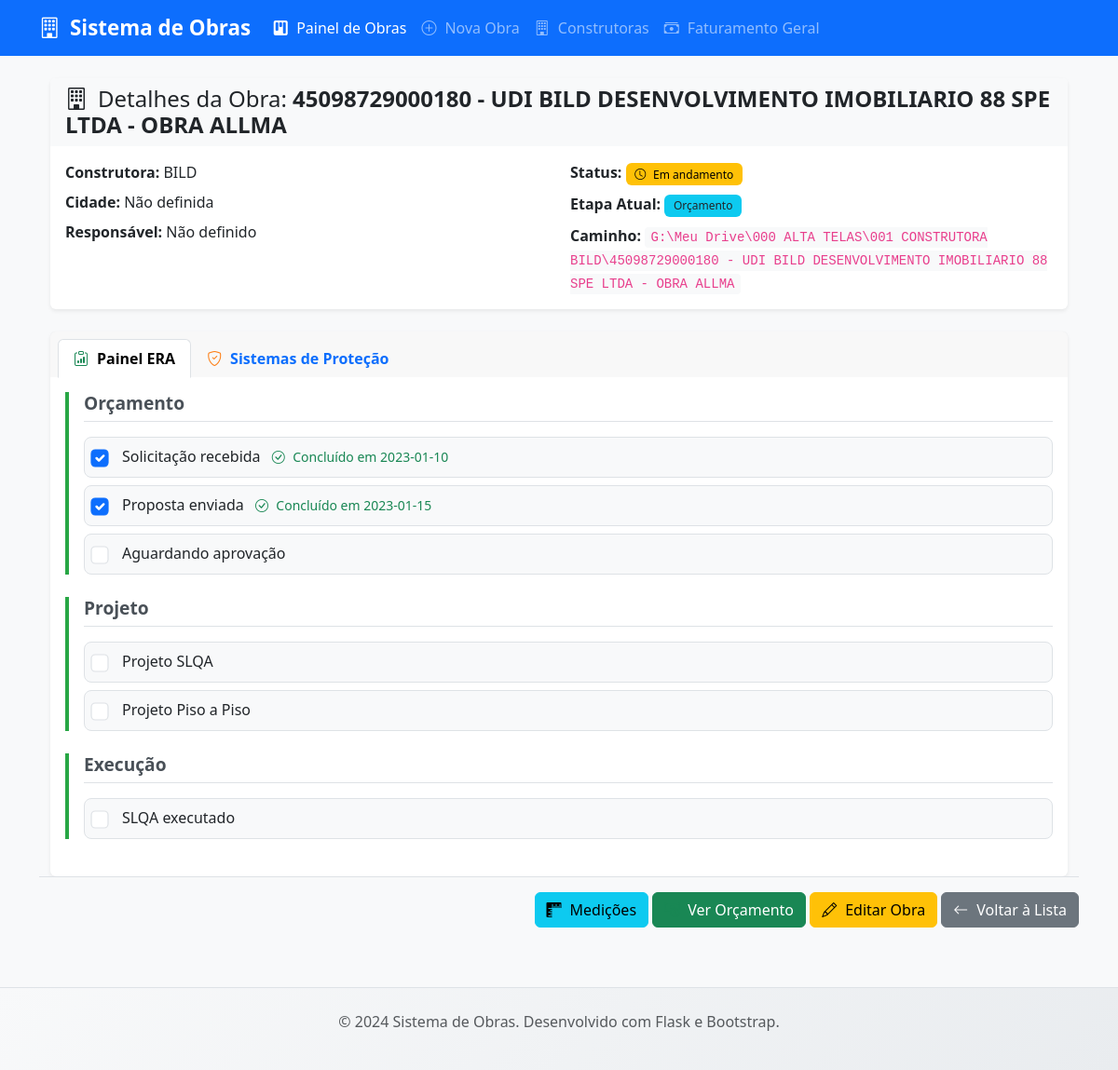
Page /obra/31 on the committed database.
### tables this page shows
CREATE TABLE obras (
            id INTEGER PRIMARY KEY AUTOINCREMENT,
            nome TEXT NOT NULL,
            construtora_id INTEGER NOT NULL,
            cidade TEXT NOT NULL,
            estado TEXT,
            endereco TEXT,
            responsavel TEXT,
            telefone_responsavel TEXT,
            email_responsavel TEXT,
            data_inicio DATE,
            data_prevista_fim DATE,
            status TEXT DEFAULT 'Em andamento',
            caminho_pasta TEXT,
            observacoes TEXT,
            data_cadastro TIMESTAMP DEFAULT CURRENT_TIMESTAMP, etapa_atual TEXT DEFAULT 'Orçamento', anotacoes TEXT, cnpj TEXT, numero TEXT, bairro TEXT, cep TEXT, uf TEXT, cno TEXT,
            FOREIGN KEY (construtora_id) REFERENCES construtoras (id)
        );

CREATE TABLE construtoras (
            id INTEGER PRIMARY KEY AUTOINCREMENT,
            nome TEXT NOT NULL UNIQUE,
            codigo TEXT NOT NULL UNIQUE,
            razao_social TEXT,
            cnpj TEXT UNIQUE,
            data_cadastro TIMESTAMP DEFAULT CURRENT_TIMESTAMP
        );

### app.py (the view)
@app.route('/obra/<int:id>')
def visualizar_obra(id):
    obra = Obra.find_by_id(id)
    if not obra:
        flash('Obra não encontrada.', 'danger')
        return redirect(url_for('index'))
    etapas_organizadas = {
        'Orçamento': [
            {'item': 'Solicitação recebida', 'concluido': True,
                'data_conclusao': '2023-01-10', 'responsavel': 'Admin', 'observacoes': ''},
            {'item': 'Proposta enviada', 'concluido': True, 'data_conclusao': '2023-01-15',
                'responsavel': 'Admin', 'observacoes': 'Aguardando feedback.'},
            {'item': 'Aguardando aprovação', 'concluido': False,
                'data_conclusao': None, 'responsavel': '', 'observacoes': ''}
        ],
        'Projeto': [
            {'item': 'Projeto SLQA', 'concluido': False,
                'data_conclusao': None, 'responsavel': '', 'observacoes': ''},
            {'item': 'Projeto Piso a Piso', 'concluido': False,
                'data_conclusao': None, 'responsavel': '', 'observacoes': ''}
        ],
        'Execução': [
            {'item': 'SLQA executado', 'concluido': False,
                'data_conclusao': None, 'responsavel': '', 'observacoes': ''}
        ]
    }
    sistemas_obra = [
        {'id': 1, 'nome': 'SLQA', 'descricao': 'Sistema de Linhas de Ancoragem',
            'status': 'Em andamento'},
        {'id': 2, 'nome': 'Piso a Piso',
            'descricao': 'Proteção de vãos entre pavimentos', 'status': 'Pendente'}
    ]
    return render_template('visualizar_obra.html',
                           obra=dict(obra),
                           etapas_organizadas=etapas_organizadas,
                           sistemas_obra=sistemas_obra)

### database.py (called while the page is built)
def get_db_connection():
    conn = sqlite3.connect(DATABASE_PATH)
    conn.row_factory = sqlite3.Row
    conn.execute("PRAGMA foreign_keys = ON;")
    return conn

### models/obra_model.py (called while the page is built)
    @staticmethod
    def find_by_id(obra_id):
        conn = get_db_connection()
        query = """
            SELECT o.*, c.nome as construtora_nome
            FROM obras o
            JOIN construtoras c ON o.construtora_id = c.id
            WHERE o.id = ?
        """
        obra_row = conn.execute(query, (obra_id,)).fetchone()
        conn.close()
        if obra_row:
            return Obra(**obra_row)
        return None

### templates/visualizar_obra.html (shortened to what this page needs)
{% extends "base.html" %}
{% block content %}
<div class="container-fluid mt-4">
    <div class="card mb-4 shadow-sm">
        <div class="card-header bg-light">
            <h4 class="mb-0">
                <i class="bi bi-building"></i> Detalhes da Obra: <strong>{{ obra.nome }}</strong>
            </h4>
        </div>
        <div class="card-body">
            <div class="row">
                <div class="col-md-6">
                    <p class="mb-2"><strong>Construtora:</strong> {{ obra.construtora_nome }}</p>
                    <p class="mb-2"><strong>Cidade:</strong> {{ obra.cidade or 'Não informada' }}</p>
                    <p class="mb-2"><strong>Responsável:</strong> {{ obra.responsavel or 'Não definido' }}</p>
                </div>
                <div class="col-md-6">
                    <p class="mb-2">
                        <strong>Status:</strong>
                        {% if obra.status == 'Em andamento' %}
                        <span class="badge bg-warning text-dark"><i class="bi bi-clock"></i> {{ obra.status }}</span>
                        {% elif obra.status == 'Concluído' %}
                        <span class="badge bg-success"><i class="bi bi-check-circle"></i> {{ obra.status }}</span>
                        {% else %}
                        <span class="badge bg-secondary">{{ obra.status }}</span>
                        {% endif %}
                    </p>
                    <p class="mb-2">
                        <strong>Etapa Atual:</strong>
                        <span class="badge bg-info text-dark">{{ obra.etapa_atual }}</span>
                    </p>
                    <p class="mb-0">
                        <strong>Caminho:</strong>
                        <code class="small user-select-all">{{ obra.caminho_pasta }}</code>
                    </p>
                </div>
            </div>
        </div>
    </div>
    <div class="card shadow-sm">
        <div class="card-header">
            <ul class="nav nav-tabs card-header-tabs">
                <li class="nav-item">
                    <a class="nav-link active" data-bs-toggle="tab" href="#era"><i class="bi bi-clipboard-data"></i>
                        Painel ERA</a>
                </li>
                <li class="nav-item">
                    <a class="nav-link" data-bs-toggle="tab" href="#sistemas"><i class="bi bi-shield-check"></i>
                        Sistemas de Proteção</a>
                </li>
            </ul>
        </div>
        <div class="card-body">
            <div class="tab-content">
                <div class="tab-pane fade show active" id="era">
                    {% for etapa_cat, itens in etapas_organizadas.items() %}
                    <div class="etapa-categoria mb-4">
                        <h5 class="etapa-titulo border-bottom pb-2 mb-3">{{ etapa_cat }}</h5>
                        <div class="etapa-itens">
                            {% for item in itens %}
                            <div class="etapa-item mb-2 p-2 border rounded-3">
                                <div class="form-check d-flex align-items-center">
                                    <input class="form-check-input etapa-checkbox me-3" type="checkbox"
                                        id="etapa_{{ loop.index }}" {% if item.concluido %}checked{% endif %}>
                                    <label class="form-check-label flex-grow-1" for="etapa_{{ loop.index }}">
                                        {{ item.item }}
                                        {% if item.concluido %}
                                        <small class="text-success ms-2"><i class="bi bi-check-circle"></i> Concluído em
                                            {{ item.data_conclusao.split(' ')[0] }}</small>
                                        {% endif %}
                                    </label>
                                </div>
                            </div>
                            {% endfor %}
                        </div>
                    </div>
                    {% endfor %}
                </div>
            </div>
        </div>
    </div>
</div>
<div class="card-footer text-end sticky-bottom bg-light py-3 border-top">
    <a href="{{ url_for('medicoes.listar_e_adicionar', obra_id=obra.id) }}" class="btn btn-info">
        <i class="bi bi-rulers"></i> Medições
    </a>
    <a href="{{ url_for('orcamento_bp.detalhar_orcamento', obra_id=obra.id) }}" class="btn btn-success">
        <i class="bi bi-cash-coin"></i> Ver Orçamento
    </a>
    <a href="{{ url_for('editar_obra', id=obra.id) }}" class="btn btn-warning">
        <i class="bi bi-pencil"></i> Editar Obra
    </a>
    <a href="{{ url_for('index') }}" class="btn btn-secondary">
        <i class="bi bi-arrow-left"></i> Voltar à Lista
    </a>
</div>
{% endblock %}

### static/style.css (style rules this page uses)
body { background-color: #f8f9fa; font-family: 'Segoe UI', Tahoma, Geneva, Verdana, sans-serif; }
.card { border: none; box-shadow: 0 2px 10px rgba(0,0,0,0.1); transition: all 0.3s ease; }
.card-header { border-bottom: none; font-weight: 600; }
.btn { border-radius: 6px; font-weight: 500; transition: all 0.3s ease; }
.badge { font-weight: 500; padding: 0.5em 0.8em; }
.bi { margin-right: 0.3rem; }
code { background-color: #f8f9fa; color: #e83e8c; padding: 0.2rem 0.4rem; border-radius: 4px; font-size: 0.9em; }
.etapa-categoria { border-left: 4px solid #28a745; padding-left: 1rem; }
.etapa-titulo { font-size: 1.2rem; font-weight: 600; margin-bottom: 1rem; color: #495057; }
.etapa-item { background-color: #f8f9fa; transition: all 0.2s ease; }
.etapa-checkbox { transform: scale(1.2); }
.etapa-checkbox:checked { animation: checkmark 0.3s ease-in-out; }
.badge.bg-warning { background-color: #ffc107 !important; color: #000 !important; }
.badge.bg-info { background-color: #0dcaf0 !important; }
code.small { background-color: #f8f9fa; color: #e83e8c; padding: 0.2rem 0.4rem; border-radius: 4px; font-size: 0.875rem; }
.bi-cash-coin { color: #198754; }
.bi-check-circle { color: #198754; }
.bi-shield-check { color: #fd7e14; }
.bi-clipboard-data { color: #198754; }

### rows in the picture
obras: nome "45098729000180 - UDI BILD DESENVOLVIMENTO IMOBILIARIO 88 SPE LTDA - OBRA ALLMA", cidade "Não definida", status "Em andamento", etapa_atual "Orçamento", caminho_pasta "G:\\Meu Drive\\000 ALTA TELAS\\001 CONSTRUTORA BILD\\45098729000180 - UDI BILD DESENVOLVIMENTO IMOBILIARIO 88 SPE LTDA - OBRA ALLMA"
construtoras: construtora_nome "BILD"

### other values in the picture
{{ obra.responsavel or 'Não definido' }} "Não definido"
{{ etapa_cat }} "Orçamento" "Projeto" "Execução"
{{ item.item }} "Solicitação recebida" "Proposta enviada" "Aguardando aprovação" "Projeto SLQA" "Projeto Piso a Piso" "SLQA executado"
{{ item.data_conclusao.split(' ')[0] }} "2023-01-10" "2023-01-15"
